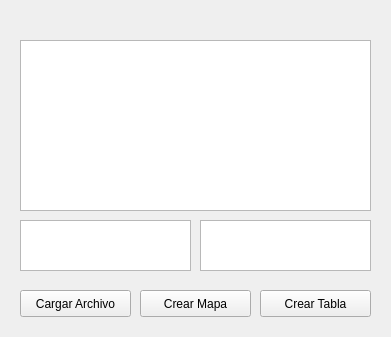
<?xml version="1.0" encoding="UTF-8"?>
<ui version="4.0">
 <class>MainWindow</class>
 <widget class="QMainWindow" name="MainWindow">
  <property name="windowModality">
   <enum>Qt::WindowModal</enum>
  </property>
  <property name="geometry">
   <rect>
    <x>0</x>
    <y>0</y>
    <width>391</width>
    <height>337</height>
   </rect>
  </property>
  <property name="windowTitle">
   <string>Ventana Principal</string>
  </property>
  <widget class="QWidget" name="centralwidget">
   <widget class="QPlainTextEdit" name="characters">
    <property name="geometry">
     <rect>
      <x>20</x>
      <y>40</y>
      <width>351</width>
      <height>171</height>
     </rect>
    </property>
   </widget>
   <widget class="QPlainTextEdit" name="root_node">
    <property name="geometry">
     <rect>
      <x>20</x>
      <y>220</y>
      <width>171</width>
      <height>51</height>
     </rect>
    </property>
    <property name="placeholderText">
     <string/>
    </property>
   </widget>
   <widget class="QPlainTextEdit" name="last_node">
    <property name="geometry">
     <rect>
      <x>200</x>
      <y>220</y>
      <width>171</width>
      <height>51</height>
     </rect>
    </property>
   </widget>
   <widget class="QPushButton" name="load_file">
    <property name="geometry">
     <rect>
      <x>20</x>
      <y>290</y>
      <width>111</width>
      <height>27</height>
     </rect>
    </property>
    <property name="text">
     <string>Cargar Archivo</string>
    </property>
   </widget>
   <widget class="QPushButton" name="create_map">
    <property name="geometry">
     <rect>
      <x>140</x>
      <y>290</y>
      <width>111</width>
      <height>27</height>
     </rect>
    </property>
    <property name="text">
     <string>Crear Mapa</string>
    </property>
   </widget>
   <widget class="QPushButton" name="create_table">
    <property name="geometry">
     <rect>
      <x>260</x>
      <y>290</y>
      <width>111</width>
      <height>27</height>
     </rect>
    </property>
    <property name="text">
     <string>Crear Tabla</string>
    </property>
   </widget>
   <widget class="QWidget" name="verticalLayoutWidget">
    <property name="geometry">
     <rect>
      <x>10</x>
      <y>10</y>
      <width>141</width>
      <height>31</height>
     </rect>
    </property>
    <layout class="QVBoxLayout" name="layout"/>
   </widget>
  </widget>
 </widget>
 <resources/>
 <connections/>
</ui>
